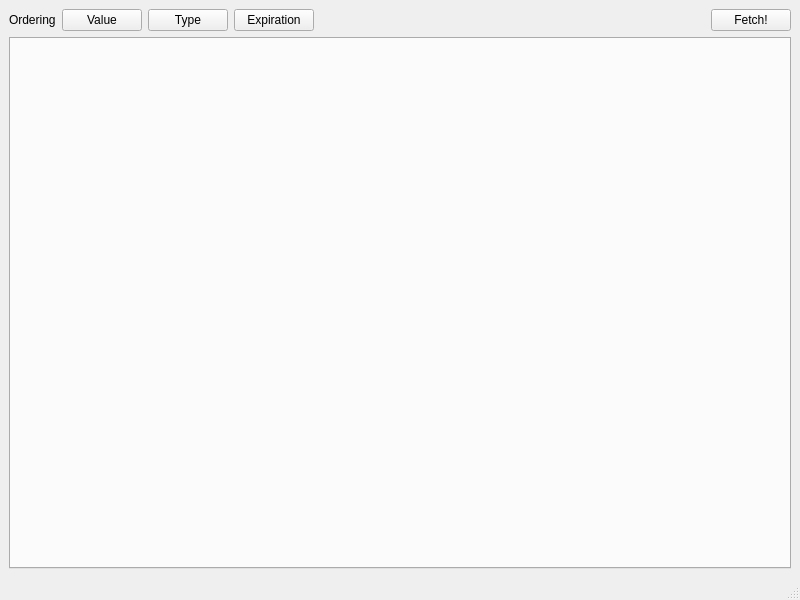
<?xml version="1.0" encoding="UTF-8"?>
<ui version="4.0">
 <class>MainWindow</class>
 <widget class="QMainWindow" name="MainWindow">
  <property name="geometry">
   <rect>
    <x>0</x>
    <y>0</y>
    <width>800</width>
    <height>600</height>
   </rect>
  </property>
  <property name="windowTitle">
   <string>MainWindow</string>
  </property>
  <widget class="QWidget" name="centralwidget">
   <layout class="QGridLayout" name="gridLayout">
    <item row="0" column="0">
     <layout class="QHBoxLayout" name="horizontalLayout_2">
      <item>
       <widget class="QLabel" name="label">
        <property name="text">
         <string>Ordering</string>
        </property>
       </widget>
      </item>
      <item>
       <widget class="QPushButton" name="value_button">
        <property name="text">
         <string>Value</string>
        </property>
       </widget>
      </item>
      <item>
       <widget class="QPushButton" name="type_button">
        <property name="text">
         <string>Type</string>
        </property>
       </widget>
      </item>
      <item>
       <widget class="QPushButton" name="expiration_button">
        <property name="text">
         <string>Expiration</string>
        </property>
       </widget>
      </item>
      <item>
       <spacer name="horizontalSpacer">
        <property name="orientation">
         <enum>Qt::Horizontal</enum>
        </property>
        <property name="sizeHint" stdset="0">
         <size>
          <width>40</width>
          <height>20</height>
         </size>
        </property>
       </spacer>
      </item>
      <item>
       <widget class="QPushButton" name="position_button">
        <property name="text">
         <string>Fetch!</string>
        </property>
       </widget>
      </item>
     </layout>
    </item>
    <item row="1" column="0">
     <widget class="QTabWidget" name="tabWidget">
      <property name="currentIndex">
       <number>-1</number>
      </property>
     </widget>
    </item>
   </layout>
  </widget>
  <widget class="QMenuBar" name="menubar">
   <property name="geometry">
    <rect>
     <x>0</x>
     <y>0</y>
     <width>800</width>
     <height>21</height>
    </rect>
   </property>
  </widget>
  <widget class="QStatusBar" name="statusBar"/>
 </widget>
 <resources/>
 <connections/>
</ui>
